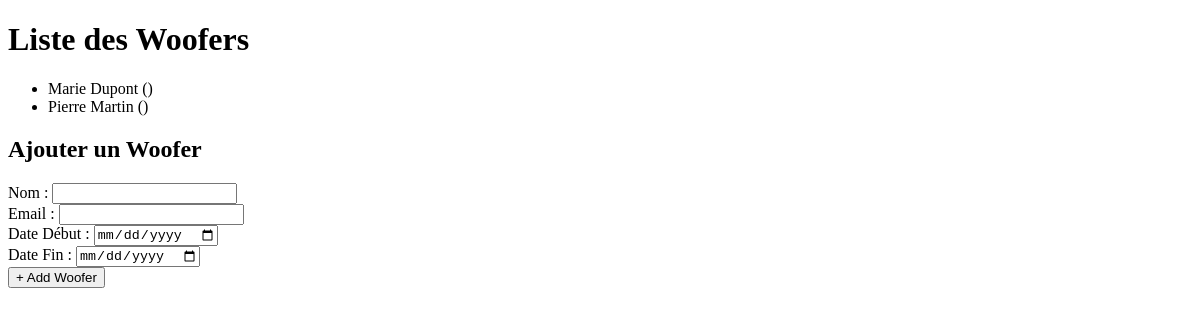
The app's page /pages/woofers.php (signed in), older data.
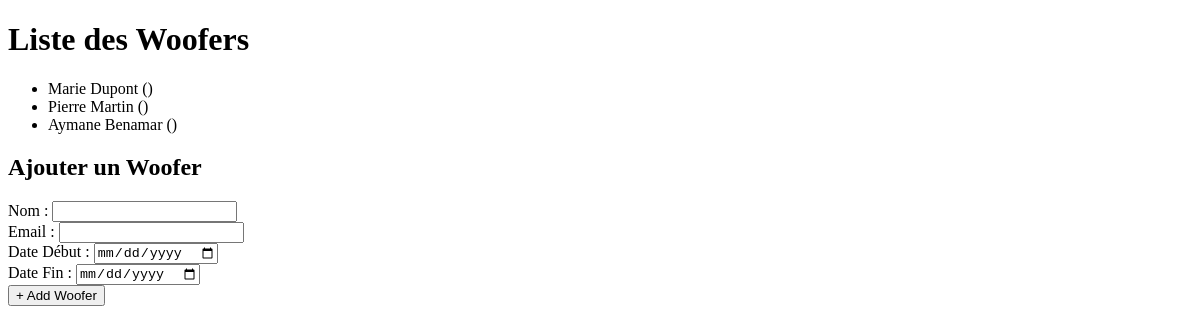
The same page, newer data.
### tables this page shows
CREATE TABLE woofers (
    id INT AUTO_INCREMENT PRIMARY KEY,
    user_id INT,               
    name VARCHAR(100) NOT NULL,
    start_date DATE,
    end_date DATE,
    competencies VARCHAR(255),
    created_at DATETIME DEFAULT CURRENT_TIMESTAMP,
    FOREIGN KEY (user_id) REFERENCES users(id) ON DELETE SET NULL
);

### src/pages/woofers.php (the view, shortened to what this page needs)
<?php
require_once '../includes/db_connect.php';
if ($_SESSION['role'] === 'admin') {
  $stmt = $pdo->query("SELECT * FROM woofers");
  $woofers = $stmt->fetchAll(PDO::FETCH_ASSOC);
} else {
  $woofers = [];
}
?>
<!DOCTYPE html>
<html>
<head><meta charset="UTF-8"><title>Woofers</title></head>
<body>
<h1>Liste des Woofers</h1>
<ul>
  <?php foreach($woofers as $w): ?>
  <li><?= htmlspecialchars($w['name']) ?> (<?= $w['email'] ?>)</li>
  <?php endforeach; ?>
</ul>
<?php if ($_SESSION['role'] === 'admin'): ?>
<h2>Ajouter un Woofer</h2>
<form method="POST" action="../actions/add_woofer.php">
  <label>Nom :</label>
  <input type="text" name="name" required><br>
  <label>Email :</label>
  <input type="email" name="email" required><br>
  <label>Date Début :</label>
  <input type="date" name="start_date"><br>
  <label>Date Fin :</label>
  <input type="date" name="end_date"><br>
  <button type="submit">+ Add Woofer</button>
</form>
<?php endif; ?>
</body>
</html>

Row changes from the older to the newer data that the page shows:
added woofers: name "Aymane Benamar"
